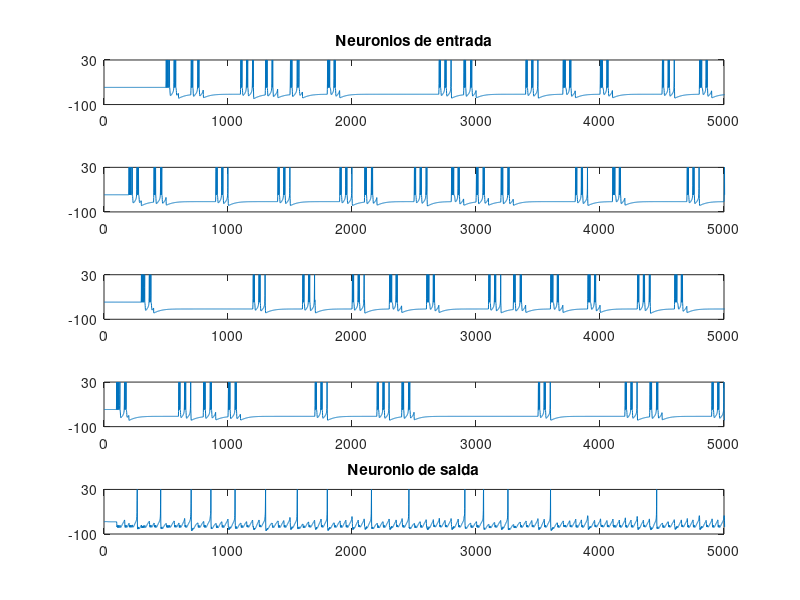

The MATLAB source for this figure:
l=load ('file_dynamic.txt');
figure;
lin=5;
col=1;


subplot(lin,col,1);
plot(l(:,1),l(:,2));
axis([0,5000,-100,30]);
title('Neuronios de entrada');
set(gca,'YTick',-100:130:30);

subplot(lin,col,2);
plot(l(:,1),l(:,7));
axis([0,5000,-100,30]);
set(gca,'YTick',-100:130:30);

subplot(lin,col,3);
plot(l(:,1),l(:,12));
axis([0,5000,-100,30]);
set(gca,'YTick',-100:130:30);

subplot(lin,col,4);
plot(l(:,1),l(:,17));
axis([0,5000,-100,30]);
set(gca,'YTick',-100:130:30);

subplot(lin,col,5);
plot(l(:,1),l(:,22));
axis([0,5000,-100,30]);
title('Neuronio de saida');
set(gca,'YTick',-100:130:30);
